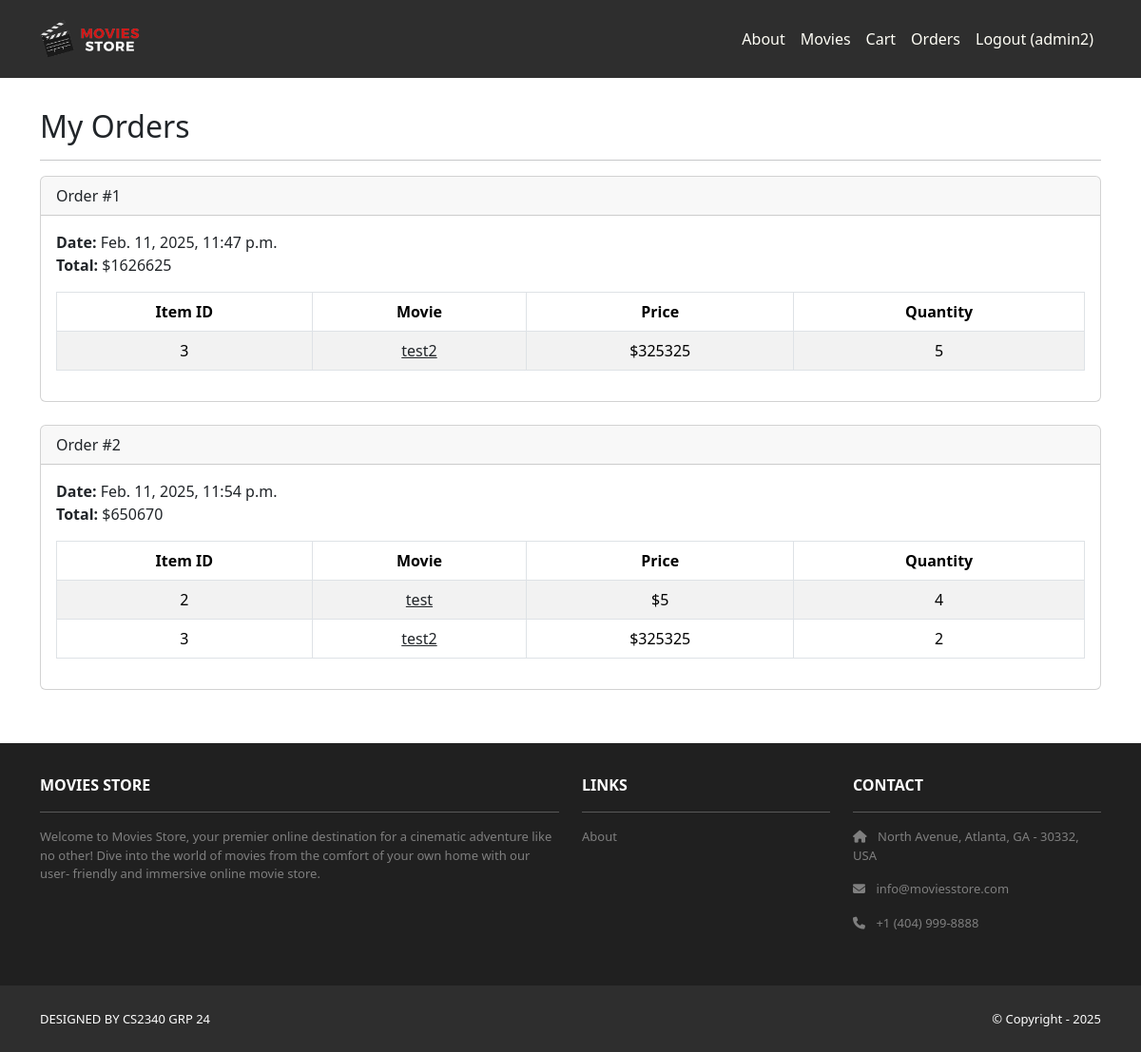
Before: /accounts/orders/ (signed in) with the older database file.
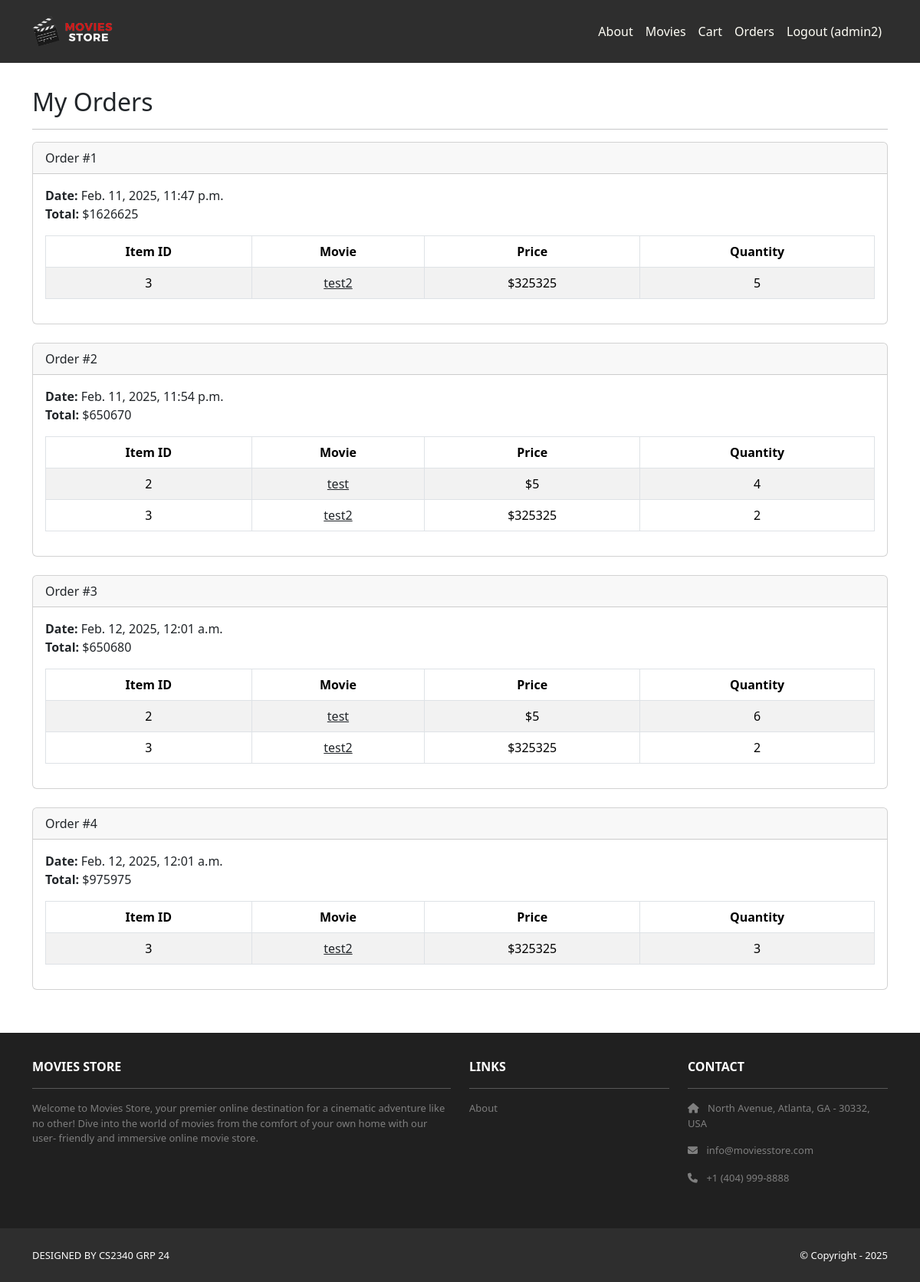
After: the same page with the newer database file.
### cart/models.py (models this page shows, shortened)
class Order(models.Model):
    id = models.AutoField(primary_key=True)
    total = models.IntegerField()
    date = models.DateTimeField(auto_now_add=True)
    user = models.ForeignKey(User,
        on_delete=models.CASCADE)

class Item(models.Model):
    id = models.AutoField(primary_key=True)
    price = models.IntegerField()
    quantity = models.IntegerField()
    order = models.ForeignKey(Order,
        on_delete=models.CASCADE)
    movie = models.ForeignKey(Movie,
        on_delete=models.CASCADE)

### movies/models.py (models this page shows, shortened)
class Movie(models.Model):
    id = models.AutoField(primary_key=True)
    name = models.CharField(max_length=255)
    price = models.IntegerField()
    description = models.TextField()
    image = models.ImageField(upload_to='movies_images/')

### accounts/views.py (the view)
# urls.py: path('orders/', views.orders, name='accounts.orders'),
@login_required
def orders(request):
    template_data = {}
    template_data['title'] = 'Orders'
    template_data['orders'] = request.user.order_set.all()
    return render(request, 'accounts/orders.html',
        {'template_data': template_data})

### accounts/templates/accounts/orders.html
{% extends 'base.html' %} {% block content %}
<div class="p-3">
    <div class="container">
        <div class="row mt-3">
            <div class="col mx-auto mb-3">
                <h2>My Orders</h2>
                <hr />
                {% for order in template_data.orders %}
                <div class="card mb-4">
                    <div class="card-header">Order #{{ order.id }}</div>
                    <div class="card-body">
                        <b>Date:</b> {{ order.date }}<br />
                        <b>Total:</b> ${{ order.total }}<br />
                        <table
                            class="table table-bordered table-striped text-center mt-3">
                            <thead>
                                <tr>
                                    <th scope="col">Item ID</th>
                                    <th scope="col">Movie</th>
                                    <th scope="col">Price</th>
                                    <th scope="col">Quantity</th>
                                </tr>
                            </thead>
                            <tbody>
                                {% for item in order.item_set.all %}
                                <tr>
                                    <td>{{ item.movie.id }}</td>
                                    <td>
                                        <a
                                            class="link-dark"
                                            href="{% url 'movies.show'
                      id=item.movie.id %}">
                                            {{ item.movie.name }}
                                        </a>
                                    </td>
                                    <td>${{ item.movie.price }}</td>
                                    <td>{{ item.quantity }}</td>
                                </tr>
                                {% endfor %}
                            </tbody>
                        </table>
                    </div>
                </div>
                {% endfor %}
            </div>
        </div>
    </div>
</div>
{% endblock content %}

### CS2340_grp24/templates/base.html (shortened to what this page needs)
<!DOCTYPE html>
<html>
    {% load static %}
    <head>
        <link
            href="https://cdn.jsdelivr.net/npm/bootstrap@5.3.3/dist/css/bootstrap.min.css"
            rel="stylesheet"
 />
        <link
            rel="stylesheet"
            href="https://cdnjs.cloudflare.com/ajax/libs/font-awesome/6.1.1/css/all.min.css" />
        <link
            rel="stylesheet"
            type="text/css"
            href="{% static 'css/style.css' %}" />
    </head>
    <body>
        <nav class="p-3 navbar navbar-dark bg-dark navbar-expand-lg">
            <div class="container">
                <a class="navbar-brand" href="{% url 'home.index' %}">
                    <img
                        src="{% static 'img/logo.png' %}"
                        alt="logo"
                        height="40"
                /></a>
                <div class="collapse navbar-collapse" id="navbarNavAltMarkup">
                    <div class="navbar-nav ms-auto navbar-ml">
                        <a class="nav-link" href="{% url 'home.about' %}"
                            >About</a
                        >
                        <a class="nav-link" href="{% url 'movies.index' %}"
                            >Movies</a
                        >
                        <a class="nav-link" href="{% url 'cart.index' %}"
                            >Cart</a
                        >
                        {% if user.is_authenticated %}
                        <a class="nav-link" href="{% url 'accounts.orders' %}"
                            >Orders
                        </a>
                        <a class="nav-link" href="{% url 'accounts.logout' %}"
                            >Logout ({{user.username }})</a
                        >
                        {% endif %}
                    </div>
                </div>
            </div>
        </nav>
        <div>{% block content %} {% endblock content %}</div>
        <section class="p-3 ms-footer d-none d-md-block">
            <div class="container">
                <div class="row mt-3 text-white">
                    <div class="col-md-6 col-lg-6 col-xl-6 mx-auto mb-4">
                        <b>MOVIES STORE</b>
                        <hr />
                        <p>
                            Welcome to Movies Store, your premier online
                            destination for a cinematic adventure like no other!
                            Dive into the world of movies from the comfort of
                            your own home with our user- friendly and immersive
                            online movie store.
                        </p>
                    </div>
                    <div class="col-md-3 col-lg-3 col-xl-3 mx-auto mb-4">
                        <b>LINKS</b>
                        <hr />
                        <p>
                            <a class="nav-link" href="{% url 'home.about' %}">
                                About
                            </a>
                        </p>
                    </div>
                    <div class="col-md-3 col-lg-3 col-xl-3 mx-auto mb-4">
                        <b>CONTACT</b>
                        <hr />
                        <p>
                            <i class="fas fa-home me-2"></i>
                            North Avenue, Atlanta, GA - 30332, USA
                        </p>
                        <p>
                            <i class="fas fa-envelope me-2"></i>
                            info@moviesstore.com
                        </p>
                        <p>
                            <i class="fas fa-phone me-2"></i>
                            +1 (404) 999-8888
                        </p>
                    </div>
                </div>
            </div>
        </section>
        <section class="p-3 ms-footer-bottom bg-dark">
            <div class="container d-flex justify-content-between">
                <div class="me-5 text-white">
                    <span>DESIGNED BY CS2340 GRP 24 </span>
                </div>
                <div class="text-white">
                    <span>© Copyright - 2025</span>
                </div>
            </div>
        </section>
    </body>
</html>

### CS2340_grp24/static/css/style.css (style rules this page uses)
.navbar a.nav-link { color: #FFFEF6 !important; }
.bg-dark { background-color: #2E2E2E !important; }
.ms-footer { background-color: #202020; }
.ms-footer p { color: #7F7F7F; font-size: 13px; }
.ms-footer-bottom span { font-size: 13px; line-height: 38px; }

Changed rows visible on the page:
added Order: id "3", date "Feb. 12, 2025, 12:01 a.m.", total "650680"
added Item: movie.id "2", movie.name "test", movie.price "5", quantity "6", shown under "3"
added Item: movie.id "3", movie.name "test2", movie.price "325325", quantity "2"
added Order: id "4", date "Feb. 12, 2025, 12:01 a.m.", total "975975"
added Item: movie.id "3", movie.name "test2", movie.price "325325", quantity "3", shown under "4"
